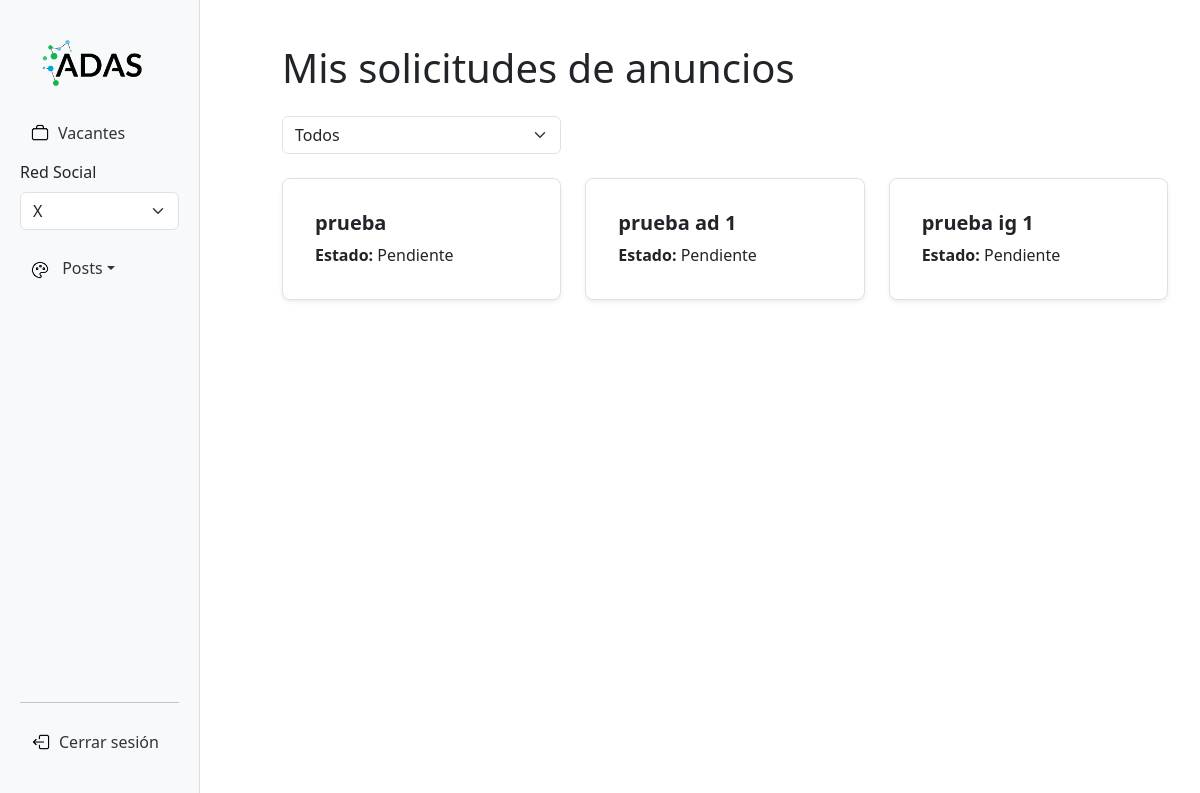
The app's page /administrador/mis-solicitudes/ad/ (signed in), older data.
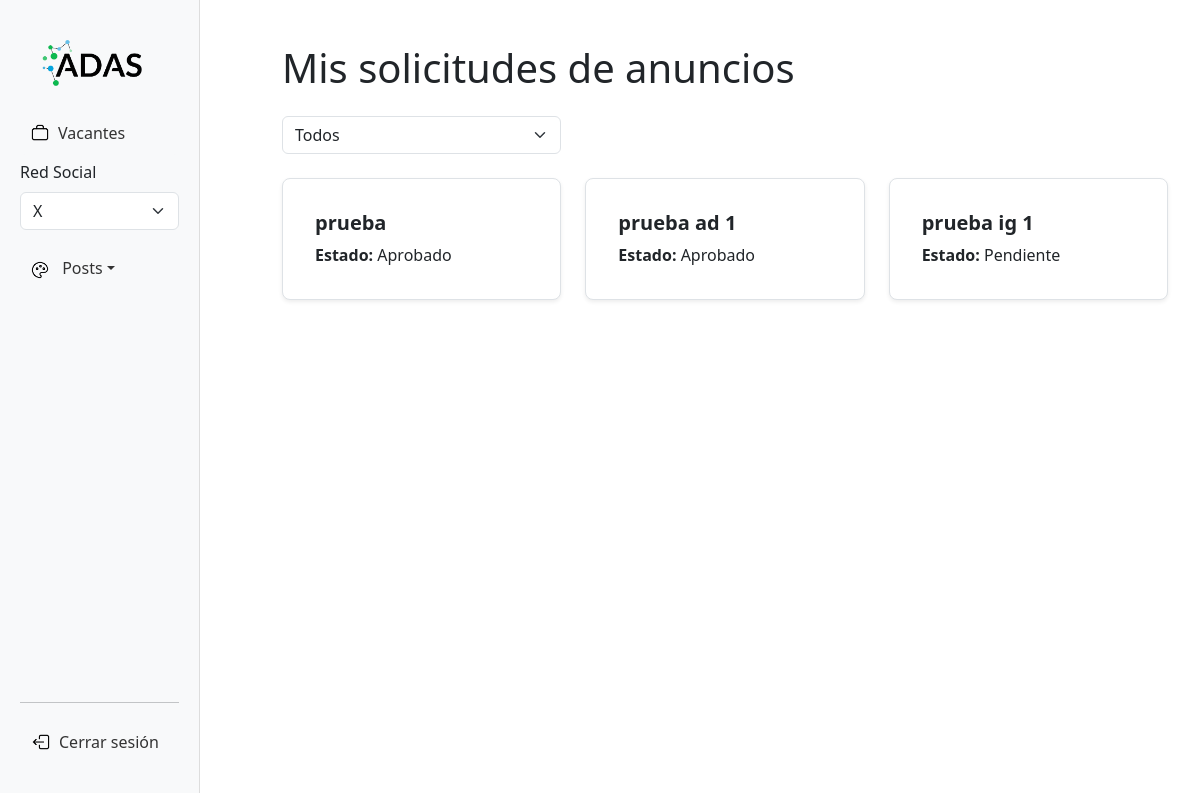
The same page, newer data.
### administrador/models.py (models this page shows, shortened)
class Ad(models.Model):
    ad_id= models.CharField(blank=True, max_length=100)
    adset_id = models.ForeignKey(AdSet, on_delete=models.CASCADE) # FK
    creative_id = models.ForeignKey(Creative, on_delete=models.CASCADE) # FK
    ESTADOS = [
        ('PENDIENTE', 'Pendiente'),
        ('APROBADO', 'Aprobado'),
        ('RECHAZADO', 'Rechazado'),
    ]
    PLATAFORMAS = [
        ('facebook', 'Facebook'),
        ('instagram', 'Instagram'),
    ]
    plataforma = models.CharField(max_length=50, choices=PLATAFORMAS, default="facebook")
    nombre = models.CharField(max_length=250)
    status = models.CharField(max_length=100, blank=True)
    revision = models.OneToOneField(Revision, on_delete=models.CASCADE, null=True, blank=True) # Campo para aprovación
    created_at = models.DateField(default=date.today)

class Revision(models.Model):
    ESTADOS = [
        ('PENDIENTE', 'Pendiente'),
        ('APROBADO', 'Aprobado'),
        ('RECHAZADO', 'Rechazado'),
    ]
    usuario = models.ForeignKey(User, on_delete=models.CASCADE, related_name='revisiones')
    estado = models.CharField(max_length=20, choices=ESTADOS, default='Pendiente')
    comentario_admin = models.TextField(blank=True, null=True, help_text="Comentario del administrador al aprobar o rechazar")
    created_at = models.DateField(default=date.today)

### administrador/views.py (the view)
# urls.py: path("mis-solicitudes/<str:tipo>/", views.mis_solicitudes_contenido, name="mis_solicitudes_contenido"),
@login_required
def mis_solicitudes_contenido(request, tipo):
    MODELOS = {
        'ad': Ad,
        'post': Post,
    }
    Modelo = MODELOS.get(tipo)
    if not Modelo:
        messages.error(request, "Tipo de contenido inválido.")
        return redirect("home")  # o donde corresponda
    estado = request.GET.get('estado')
    if not estado:  # Si no se seleccionó estado o es vacío, traer todos
        contenido_pendiente = Modelo.objects.filter(revision__usuario=request.user)
    else:
        contenido_pendiente = Modelo.objects.filter(revision__usuario=request.user, revision__estado=estado)
    return render(request, "mis_solicitudes_contenido.html", {
        "contenidoo": contenido_pendiente,
        "tipo": tipo,
        "estado_seleccionado": estado  # para mantener seleccionado en el HTML
    })

### administrador/templates/mis_solicitudes_contenido.html (shortened to what this page needs)
{% extends 'panel.html' %}
{% block content %}
<div class="container mt-4">
    {% if tipo == 'ad' %}
        <h1 class="mb-4">Mis solicitudes de anuncios</h1>
    {% endif %}
    <form method="get" class="mb-4">
    <div class="row">
            <div class="col-md-4">
                <select name="estado" class="form-select" onchange="this.form.submit()">
                    <option value="" {% if not estado_seleccionado %}selected{% endif %}>Todos</option>
                </select>
            </div>
        </div>
    </form>
    <div class="row row-cols-1 row-cols-md-2 row-cols-lg-3 g-4">
        {% for contenido in contenidoo %}
        <div class="col">
            <div class="card border rounded-3 shadow-sm p-3">
                <div class="card-body">
                    {% if tipo == 'ad' %}
                    <h5 class="card-title fw-bold">{{ contenido.nombre }}</h5>
                    {% endif %}
                    <p class="card-text"><strong>Estado:</strong> {{ contenido.revision.estado }}</p>
                </div>
            </div>
        </div>
        {% endfor %}
    </div>
</div>
{% endblock content %}

Row changes from the older to the newer data that the page shows:
changed through a linked row, Ad "prueba": revision.estado "Pendiente" → "Aprobado"
changed through a linked row, Ad "prueba ad 1": revision.estado "Pendiente" → "Aprobado"
